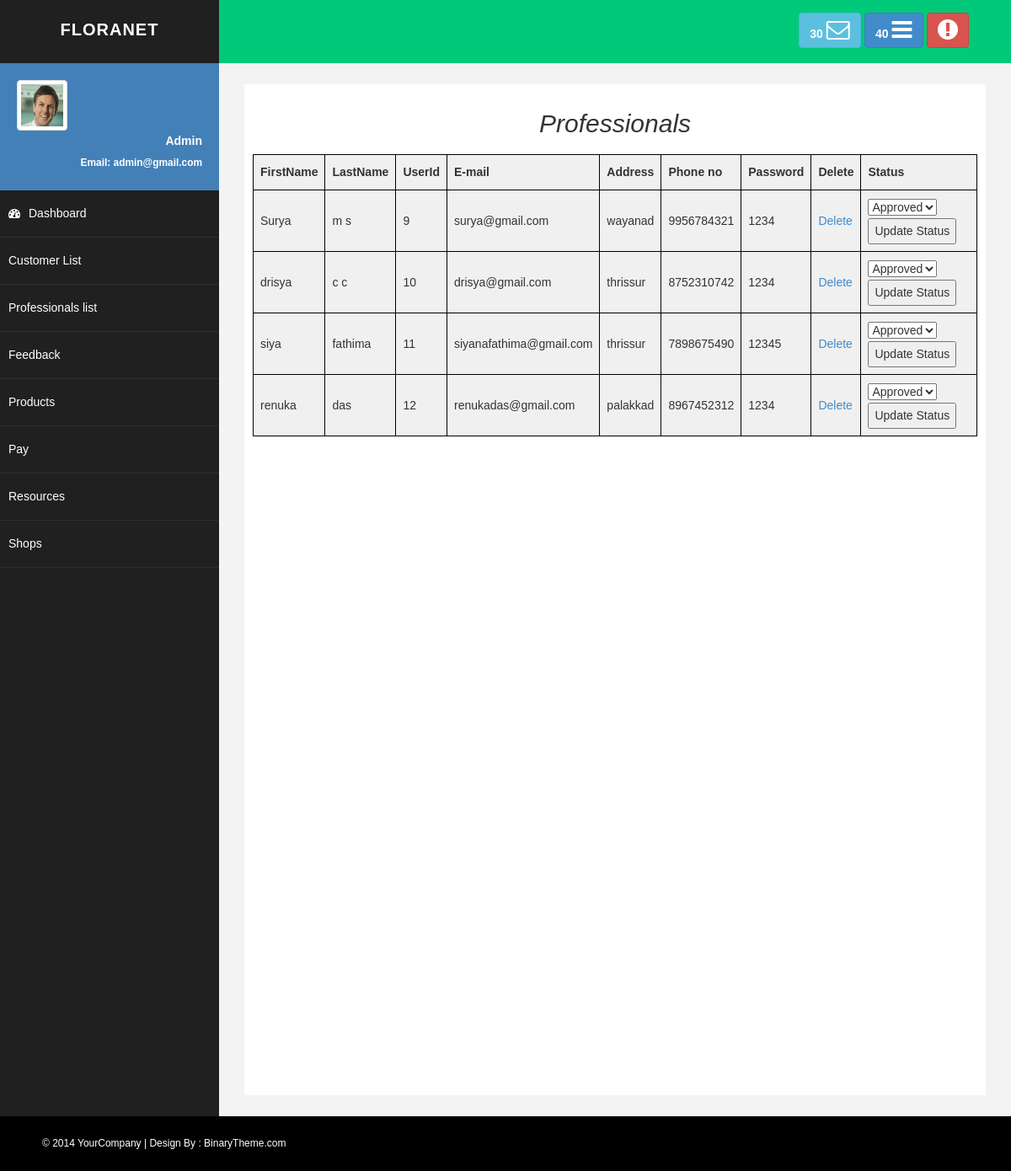
Page /prolist/ on the committed database.
### garden_app/models.py (models this page shows, shortened)
class prof_reg(models.Model):
    STATUS=(
        ('applied','Applied'),
        ('approved','Approved'),
        ('rejected','Rejected'),
    )
    fname=models.CharField(max_length=100)
    lname=models.CharField(max_length=100)
    em=models.EmailField(unique=True,max_length=100)
    phno = models.CharField(max_length=10)
    passw = models.CharField(max_length=100)
    confirm_pass=models.CharField(max_length=100)
    add=models.CharField(max_length=100)
    status=models.CharField(max_length=20,choices=STATUS,default='applied')

### garden_app/views.py (the view)
# urls.py: path('prolist/',views.prolist,name="prolist"),
def prolist(request):
    prof = prof_reg.objects.all()
    return render(request,'prolist.html',{'prof':prof})

### garden_app/templates/prolist.html (shortened to what this page needs)
{% extends 'admin_dash.html' %}
{% block content %}
<h2>Professionals</h2>
<table border="2">
    <tr>
        <th>FirstName</th>
        <th>LastName</th>
        <th>UserId</th>
        <th>E-mail</th>
        <th>Address</th>
        <th>Phone no</th>
        <th>Password</th>
        <th>Delete</th>
        <th>Status</th>
    </tr>
    {% for prof in prof %}
    <tr>
        <td>{{ prof.fname }}</td>
        <td>{{ prof.lname }}</td>
        <td>{{ prof.id }}</td>
        <td>{{ prof.em }}</td>
        <td>{{ prof.add }}</td>
        <td>{{ prof.phno }}</td>
        <td>{{ prof.passw }}</td>
        <td><a href="/delete_prof/{{ prof.id }}">Delete</a></td>
        <td>
            <form method="post" action="{% url 'up_status' %}">
                <select name="status">
                    <option value="approved" {% if prof.status == 'approved' %}selected{% endif %}>Approved</option>
                </select>
                <button type="submit">Update Status</button>
            </form>
        </td>
    </tr>
    {% endfor %}
</table>
{% endblock %}

### garden_app/static/asset/css/basic.css (style rules this page uses)
body { font-family: 'Open Sans', sans-serif; line-height:25px; }

### garden_app/templates/prolist.html (style rules this page uses)
body { background-color: aquamarine; font-family: Arial, sans-serif; display: block; }
h2 { text-align: center; font-style: italic; }
table { border: 1px dotted black; width: 100%; border-collapse: collapse; background-color: #f0f0f0; margin-top: 20px; }
th, td { border: 1px solid black; padding: 8px; text-align: left; }

### rows in the picture
prof_reg: fname "Surya", lname "m s", id "9", em "surya@gmail.com", add "wayanad", phno "9956784321", passw "1234", status "Approved"
prof_reg: fname "drisya", lname "c c", id "10", em "drisya@gmail.com", add "thrissur", phno "8752310742", passw "1234", status "Approved"
prof_reg: fname "siya", lname "fathima", id "11", em "siyanafathima@gmail.com", add "thrissur", phno "7898675490", passw "12345", status "Approved"
prof_reg: fname "renuka", lname "das", id "12", em "renukadas@gmail.com", add "palakkad", phno "8967452312", passw "1234", status "Approved"
